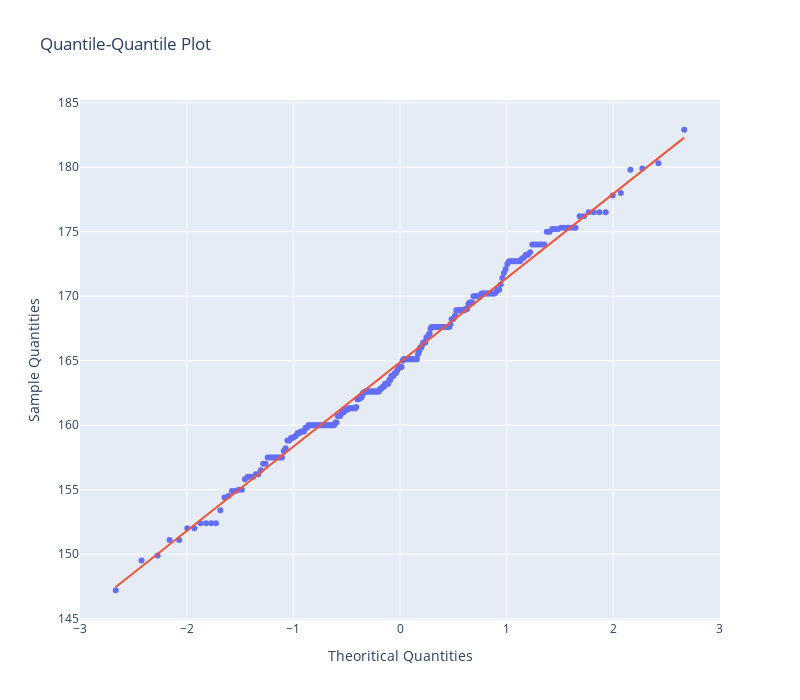

The notebook cell saved with this chart:
### Code cell
# QQ-Plot for female height

qq = qqplot(df[df.sex == 0].hgt, line='s').gca().lines
x_qq = qq[0].get_xdata()
y_qq = qq[0].get_ydata()
tx_qq = qq[1].get_xdata()
ty_qq = qq[1].get_ydata()

fig = go.Figure()
fig.add_trace(
    go.Scatter(x=x_qq, y=y_qq, mode='markers')
)
fig.add_trace(
    go.Scatter(x=tx_qq, y=ty_qq, mode='lines')
)
fig.update_layout({
    'title': 'Quantile-Quantile Plot',
    'xaxis': {
        'title': 'Theoritical Quantities',
        'zeroline': False
    },
    'yaxis': {
        'title': 'Sample Quantities'
    },
    'showlegend': False,
    'width': 800,
    'height': 700,
})
fig.show()

### Figure 1 — Plotly figure (JSON) as saved in the notebook; plotly's stock layout.template omitted (floating-point values rounded to 4 significant figures; data arrays with more than 128 entries replaced by an {"elided": "..."} marker saying what was removed)
{"data": [{"mode": "markers", "type": "scatter", "x": {"elided": "260 float values"}, "y": {"elided": "260 float values"}}, {"mode": "lines", "type": "scatter", "x": {"elided": "260 float values"}, "y": {"elided": "260 float values"}}], "layout": {"height": 700, "showlegend": false, "title": {"text": "Quantile-Quantile Plot"}, "width": 800, "xaxis": {"title": {"text": "Theoritical Quantities"}, "zeroline": false}, "yaxis": {"title": {"text": "Sample Quantities"}}}}
